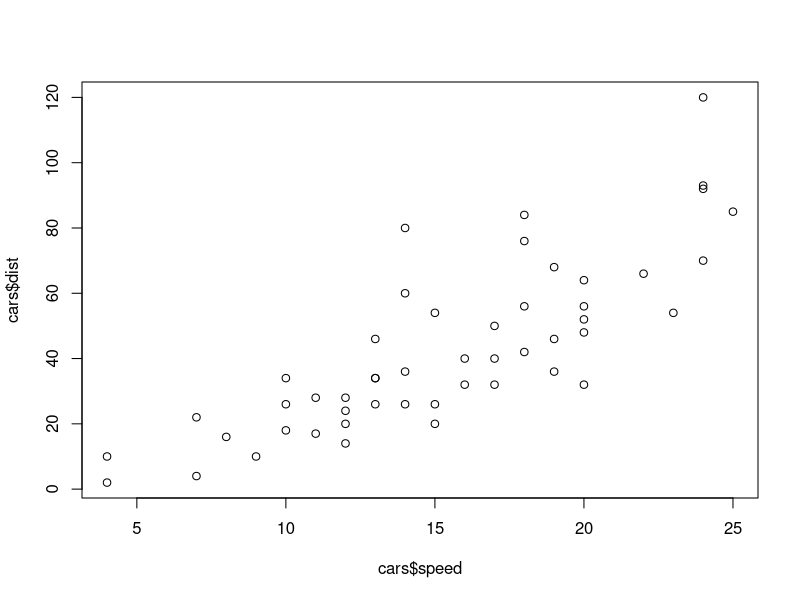
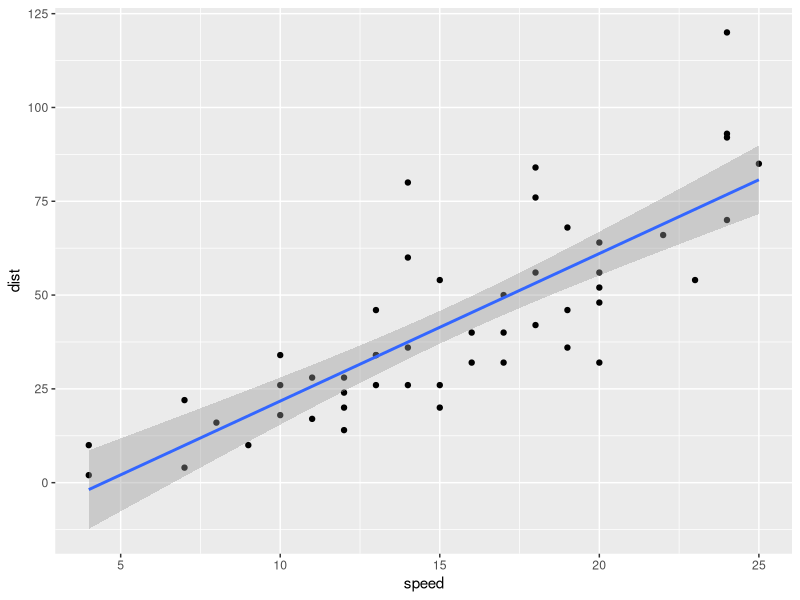

Recreate these plots in R, in order.
install.packages("tidyverse")
install.packages("lmtest")
library("tidyverse")
library("ggplot2")

#the tip
  #i wantto have the same bersion of hte software as my student
  #bUT I DO'T WANT AN UPDATE TO break anything
  # do not update anything until you are down.

# squrt(400)

#An object's name represet tthe information store in that object, so you can treat the obect's name as it it were the vaule stored inside

#An vestoryt is seris of elements such as numbers, you can cereate a vector and store it as an obejct in the same way. 
#the function can do the al the timne.


# we ofthen work with. dat that are cartegorical, to created a vector of rtest - strings in programming term
  #we must place the txt in quotes
  #string vecotr

#categrica data can aso bes stored as a factor, which has a underlying nunmberic
  #presentation, model witll convert factors to dummies
  #factor? 

#the same priples can be used tp. create more complex obejct like matrices, arrys lists and daterframe
#most data sets you will work with will be road into R and stored as dataframe
# so this course will mainly focus on ,mainpulating and visulaizing these objets. 

#The the same priciple  can be used to create more complsx tobjects lie matrix, arrys list anda datafreamas
#most data sets you will work with will be read into and stored as data frame so this cource will ianly foucisng

#so, other wat of rreathing obejctive, you have a lot of tip for creatinga lot of thing, 

# you need to save it. 

#save(The class note, file = "wulala gei")
# this thing need to using the save the enviroment it can help on saivng both the script. 

data(cars)
View(cars)

#strs 
  #Can tell you which kind of data you got.
# you can create a data
# when you looking at the table. 
cars2 <- as_tibble(cars)
head(cars2)
summary(cars)

# The histgrame
# how to access only one bvairlce

str(cars$speed)
# if you put an asisgnment suchas x<-y in parenteses (), R will print the outut of hte assignmnet out for tou in our document.

#Linear regress ion 
fit <- lm(dist ~ speed, data = cars)
summary(fit)

str(fit)

#another ugly ploy
plot(cars$speed, cars$dist)
abline()

#a nicer ploy with ggplots
ggplot(data = cars, aes(x = speed, y = dist)) + geom_point() + geom_smooth(method = "lm")

#working with acutally data
  #using the function of read.cvs

#hwo to rea it
  #package foreign
    #part of base R
  #package haven
    # paryt of the tidyverse family

#the data set miderml.cvs
#th header = false/ture 
  #the first linke of the first code is eqmpty or not.

#na_rm = ture
  #remove the missing the value form the varble. 

#coord_cartestian ()  
  #set the grade size that you need to do. 


#clanfear.github.io/Csss508
